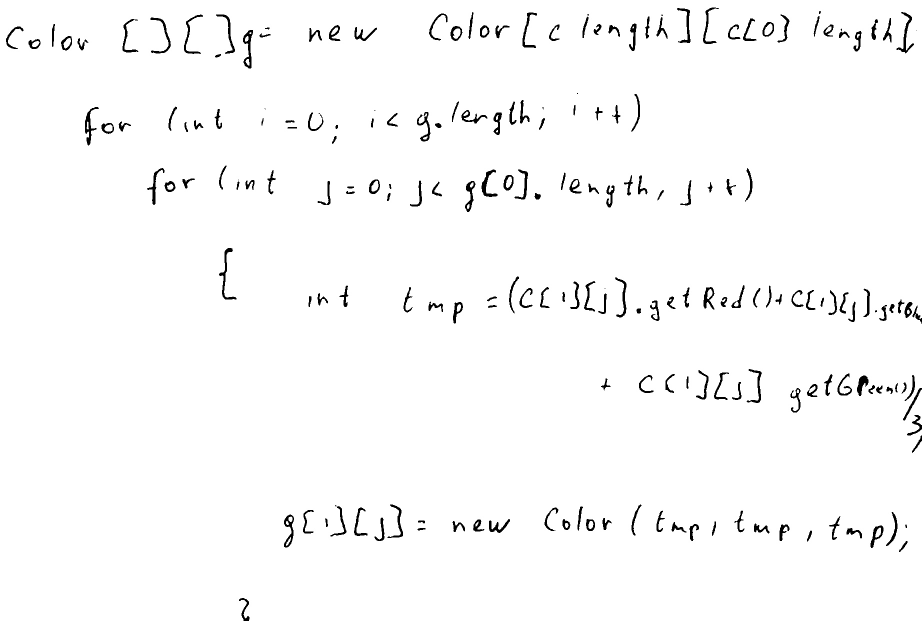
#> input picture midterm_project/cs_handwriting_bin/H102/OOP.MT1.170215.H102_p2_bin.jpg, 1844 x 1242 px, found by its file name (shown at 1/2 size)
$ python hough_transform.py
#> lines starting #> are read from the running program, lines starting #| are printed output that depends on the picture; after the words box and inside, x2 and y2 are one past the last pixel; in counts of white or black regions, pixels touching at a corner belong together
import cv2, math
import numpy as np

def detect_lines(image_path):
    # Read the image
    src = cv2.imread(image_path, cv2.IMREAD_GRAYSCALE)
#> src is the input picture: shape (1242, 1844); min 0, max 255, mean 249.7

    # Check if image is loaded fine
    if src is None:
        print('Error opening image!')
        return -1

    # Resize the source image to your desired window size
    target_window_size = (800, 600)
    src_resized = cv2.resize(src, target_window_size)
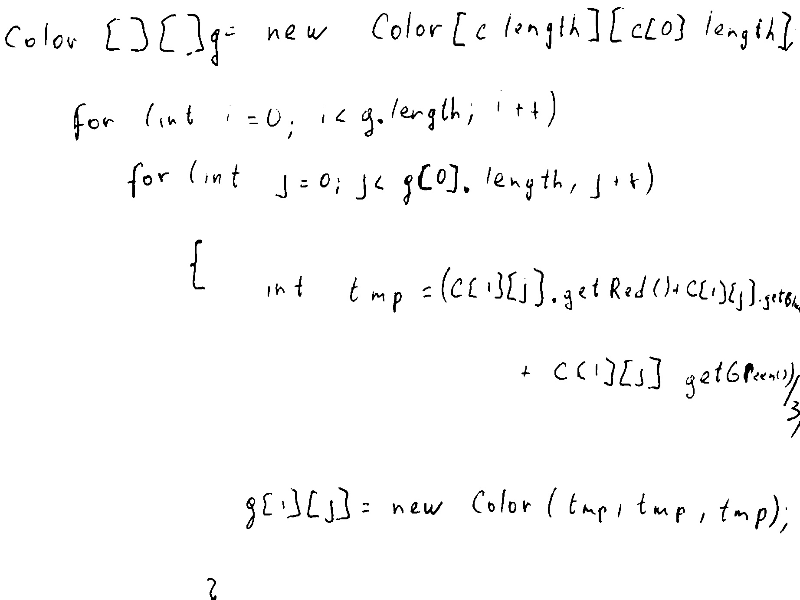
#> src_resized: shape (600, 800); min 0, max 255, mean 249.7

    dst = cv2.Canny(src_resized, 50, 200, None, 3)
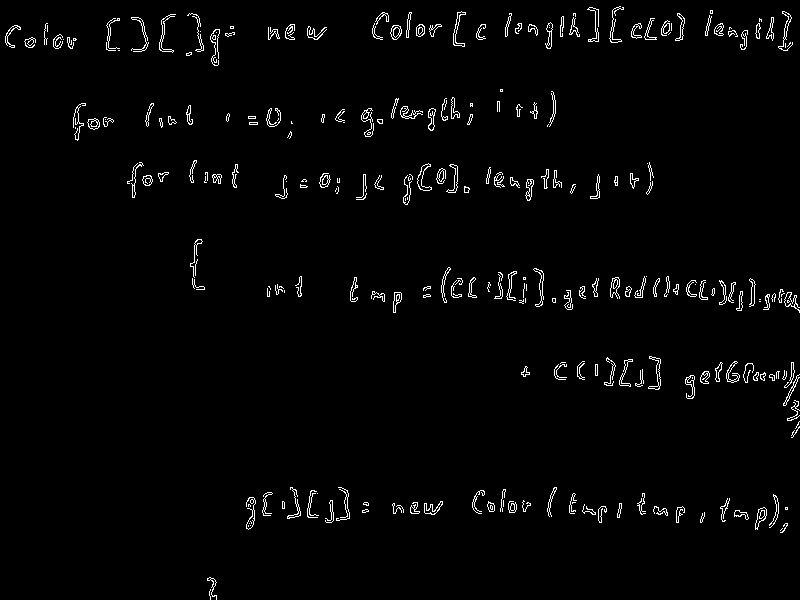
#> dst: shape (600, 800); 2.1% white in thin lines or dots

    # Copy edges to the images that will display the results in BGR
    cdst = cv2.cvtColor(dst, cv2.COLOR_GRAY2BGR)
#> cdst: shape (600, 800, 3); 2.1% white in thin lines or dots
    cdstP = np.copy(cdst)

    lines = cv2.HoughLines(dst, 1, np.pi / 180, 150, None, 0, 0)
#> lines = None

    if lines is not None:
        for i in range(0, len(lines)):
            rho = lines[i][0][0]
            theta = lines[i][0][1]
            a = math.cos(theta)
            b = math.sin(theta)
            x0 = a * rho
            y0 = b * rho
            pt1 = (int(x0 + 1000 * (-b)), int(y0 + 1000 * (a)))
            pt2 = (int(x0 - 1000 * (-b)), int(y0 - 1000 * (a)))
            cv2.line(cdst, pt1, pt2, (0, 0, 255), 3, cv2.LINE_AA)

    linesP = cv2.HoughLinesP(dst, 1, np.pi / 180, 50, None, 50, 10)
#> linesP = 32 rows, first 6: [705, 31, 771, 30], [505, 28, 576, 27], [505, 31, 577, 30], [688, 295, 754, 295], [724, 296, 796, 296], [705, 35, 786, 35]

    if linesP is not None:
        for i in range(0, len(linesP)):
            l = linesP[i][0]
            cv2.line(cdstP, (l[0], l[1]), (l[2], l[3]), (0, 0, 255), 3, cv2.LINE_AA)
#> this loop made 32 passes
#> l on passes 1 to 12: [705, 31, 771, 30], [505, 28, 576, 27], [505, 31, 577, 30], [688, 295, 754, 295], [724, 296, 796, 296], [705, 35, 786, 35], [721, 515, 777, 516], [505, 29, 577, 29], [705, 33, 786, 33], [9, 46, 73, 43], [654, 294, 754, 294], [24, 41, 75, 40]
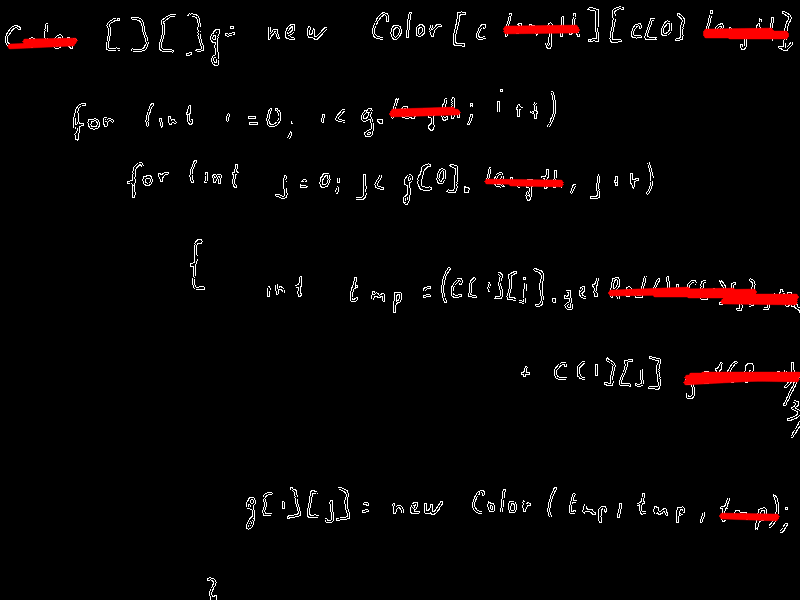
#> cdstP: shape (600, 800, 3); mean B, G, R 4.5, 4.5, 8.1

    cv2.imshow("Source", src)
    cv2.imshow("Detected Lines (in red) - Standard Hough Line Transform", cdst)
    cv2.imshow("Detected Lines (in red) - Probabilistic Line Transform", cdstP)

    cv2.waitKey(0)
    cv2.destroyAllWindows()


# Example usage
image_path = "cs_handwriting_bin\H102\OOP.MT1.170215.H102_p2_bin.jpg"
detect_lines(image_path)

$ run again, with midterm_project/cs_handwriting_bin/H102/OOP.MT1.170215.H102_p1_bin.jpg copied over midterm_project/cs_handwriting_bin/H102/OOP.MT1.170215.H102_p2_bin.jpg
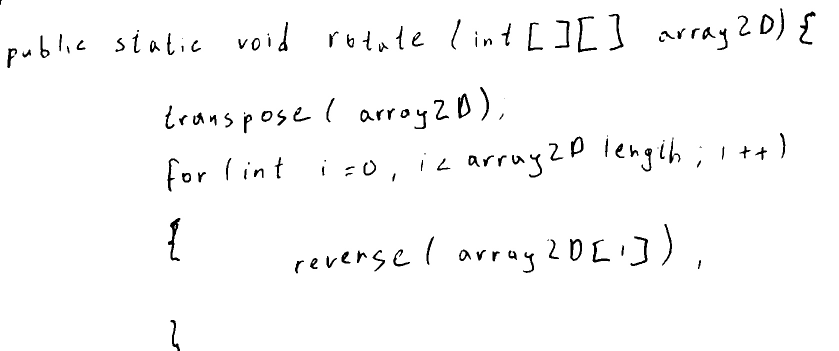
#> input picture midterm_project/cs_handwriting_bin/H102/OOP.MT1.170215.H102_p1_bin.jpg, 1678 x 702 px, found by its file name (shown at 1/2 size)
#> in detect_lines, src is the input picture: shape (702, 1678); min 0, max 255, mean 249.5
#> in detect_lines, `dst = cv2.Canny(src_resized, 50, 200, None, 3)`:
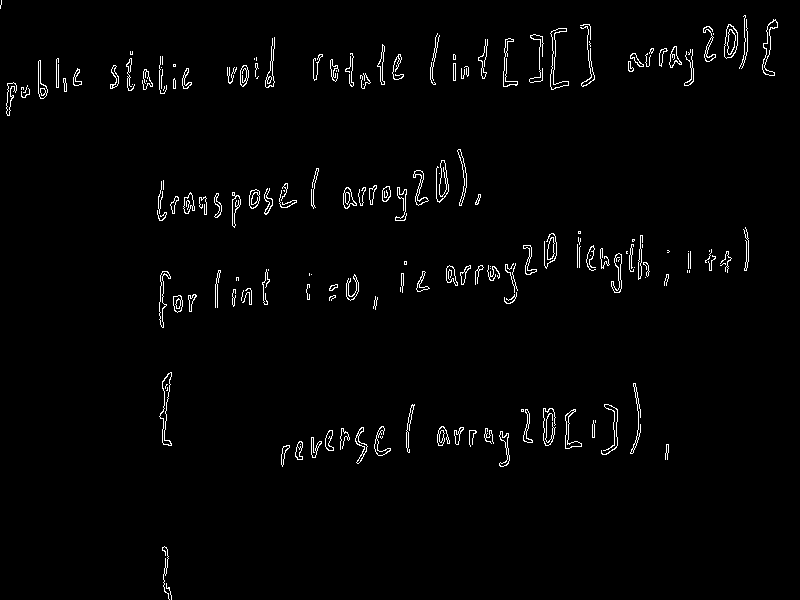
#> dst: shape (600, 800); 1.9% white in thin lines or dots
#> cdst: shape (600, 800, 3); 1.9% white in thin lines or dots
#> lines = None
#> linesP = 38 rows, first 6: [8, 88, 66, 86], [110, 85, 161, 83], [628, 61, 691, 57], [628, 63, 692, 61], [634, 59, 691, 56], [630, 62, 691, 59]
#> the loop in detect_lines, `for i in range(0, len(linesP)):` made 38 passes
#> after the loop in detect_lines, `for i in range(0, len(linesP)):`:
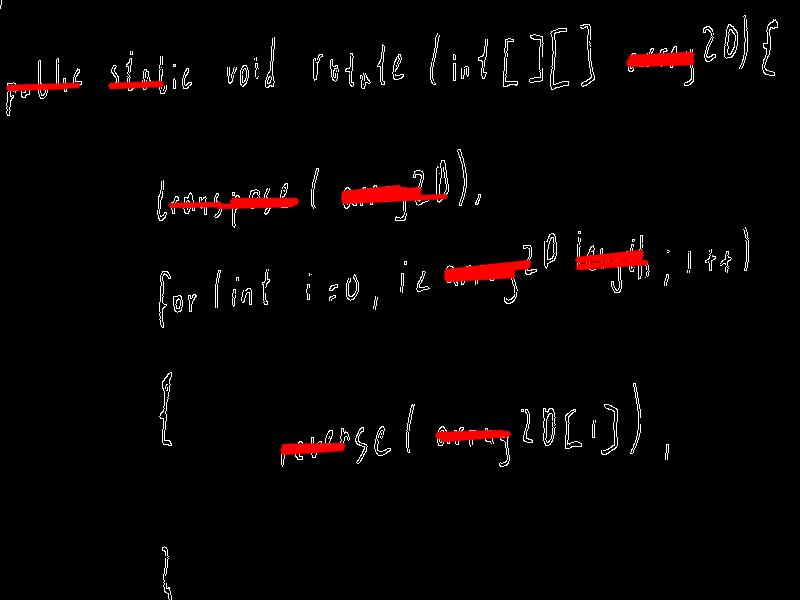
#> cdstP: shape (600, 800, 3); mean B, G, R 3.9, 3.9, 7.8

$ run again, with midterm_project/cs_handwriting_bin/H102/OOP.MT2.240315.H102_p1_bin.jpg copied over midterm_project/cs_handwriting_bin/H102/OOP.MT1.170215.H102_p2_bin.jpg
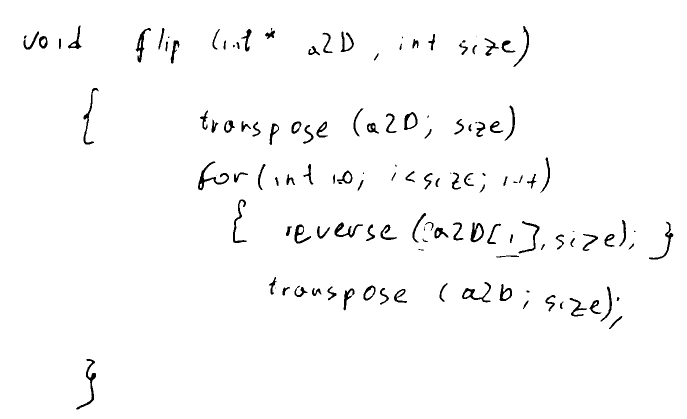
#> input picture midterm_project/cs_handwriting_bin/H102/OOP.MT2.240315.H102_p1_bin.jpg, 1374 x 838 px, found by its file name (shown at 1/2 size)
#> in detect_lines, src is the input picture: shape (838, 1374); min 0, max 255, mean 249.6
#> in detect_lines, `dst = cv2.Canny(src_resized, 50, 200, None, 3)`:
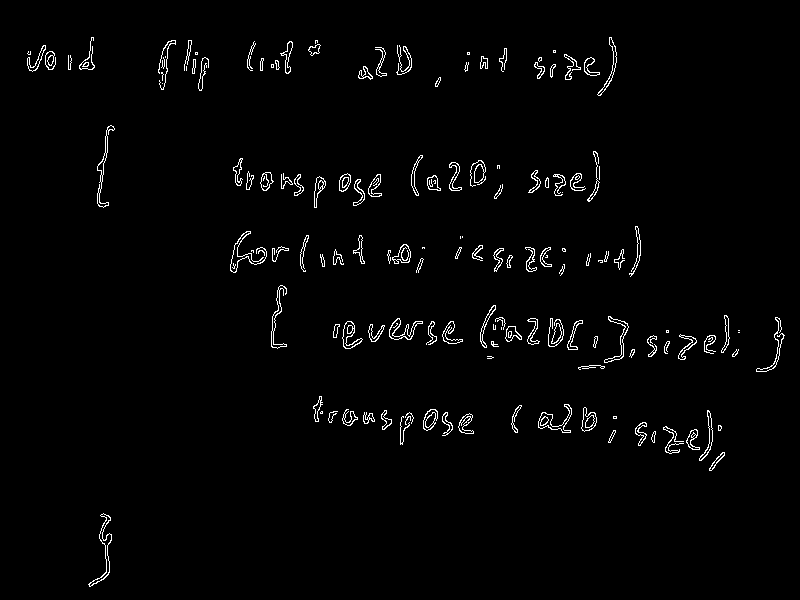
#> dst: shape (600, 800); 1.8% white in thin lines or dots, all inside (x1, y1, x2, y2) = (27, 37, 785, 587)
#> lines = None
#> linesP = 16 rows, first 6: [401, 418, 468, 423], [315, 412, 383, 416], [235, 181, 297, 182], [235, 176, 297, 180], [235, 179, 294, 180], [314, 418, 444, 422]
#> the loop in detect_lines, `for i in range(0, len(linesP)):` made 16 passes
#> after the loop in detect_lines, `for i in range(0, len(linesP)):`:
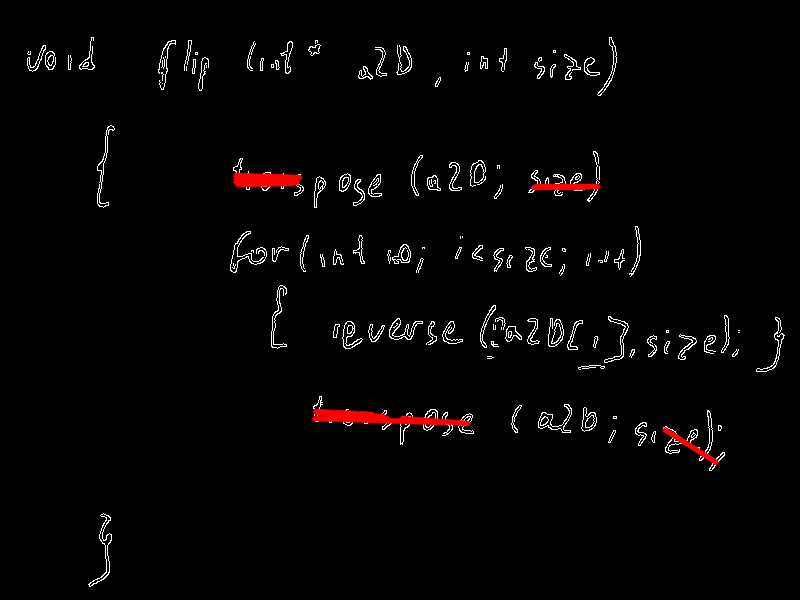
#> cdstP: shape (600, 800, 3); mean B, G, R 4.3, 4.3, 5.9

$ run again, with midterm_project/cs_handwriting_bin/H102/OOP.MT2.240315.H102_p2_bin.jpg copied over midterm_project/cs_handwriting_bin/H102/OOP.MT1.170215.H102_p2_bin.jpg
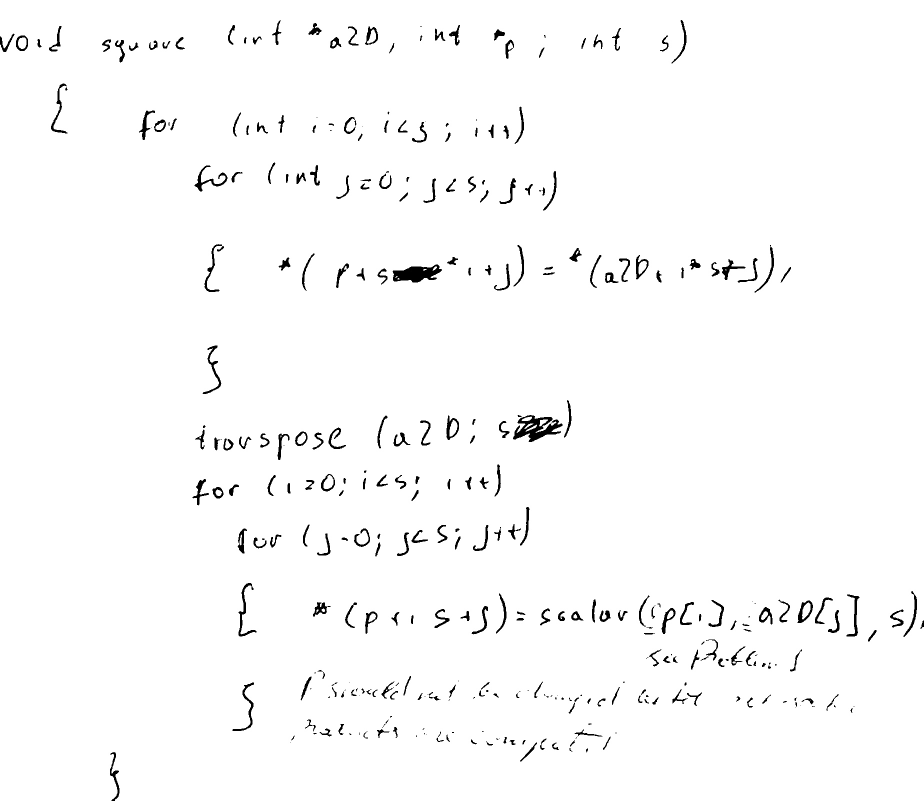
#> input picture midterm_project/cs_handwriting_bin/H102/OOP.MT2.240315.H102_p2_bin.jpg, 1847 x 1601 px, found by its file name (shown at 1/2 size)
#> in detect_lines, src is the input picture: shape (1601, 1847); min 0, max 255, mean 250.3
#> in detect_lines, `dst = cv2.Canny(src_resized, 50, 200, None, 3)`:
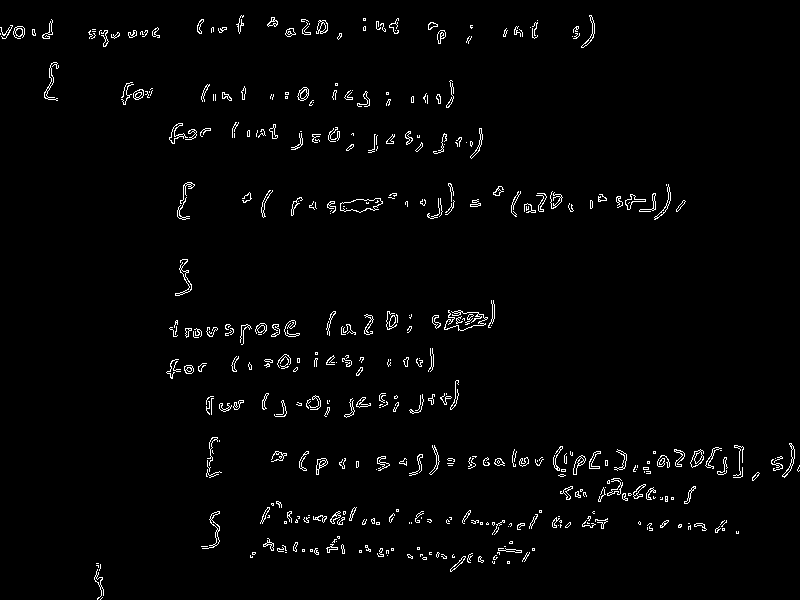
#> dst: shape (600, 800); 2.1% white in thin lines or dots
#> cdst: shape (600, 800, 3); 2.1% white in thin lines or dots
#> lines = None
#> linesP = 30 rows, first 6: [469, 463, 540, 463], [657, 465, 727, 467], [658, 460, 710, 460], [470, 464, 525, 465], [483, 460, 541, 461], [512, 460, 594, 458]
#> the loop in detect_lines, `for i in range(0, len(linesP)):` made 30 passes
#> after the loop in detect_lines, `for i in range(0, len(linesP)):`:
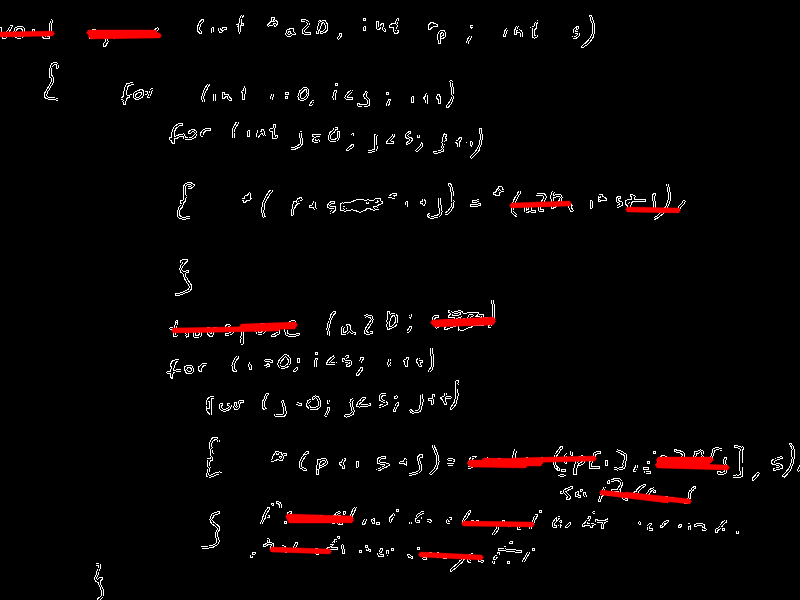
#> cdstP: shape (600, 800, 3); mean B, G, R 4.5, 4.5, 8
